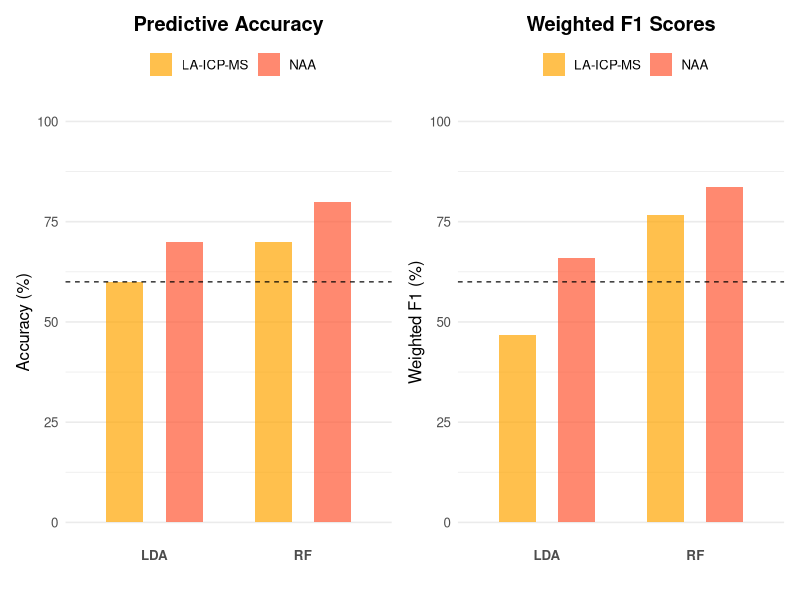

This chart was generated by the following R code:
#---------------------------------------------------------
# Results of comparing LDA and RF applications to NAA and LAICPMS
#----------------------------------------------------------
# Install patchwork if needed
install.packages("patchwork")

# Load libraries
library(ggplot2)
library(dplyr)
library(patchwork)

# Your data
data <- data.frame(
  Group = c("NAA", "LA-ICP-MS", "NAA", "LA-ICP-MS"),
  Method = c("RF", "RF", "LDA", "LDA"),
  Accuracy = c(80, 70, 70, 60),
  F1 = c(83.7, 76.7, 66.0, 46.7)
) # insert results from LDA and RF into this table


##------------------------------------------
# Plot accuracy
#-------------------------------------------
# Keep only Accuracy
accuracy_data <- data %>%
  dplyr::select(Group, Method, Accuracy)

# Custom colors
colors <- c("NAA" = "#FF5733", "LA-ICP-MS" = "orange")

# Vertical bar plot for accuracy
P1 <- ggplot(accuracy_data, aes(x = Method, y = Accuracy, fill = Group)) +
  geom_bar(stat = "identity", position = position_dodge(width = 0.8), width = 0.5, alpha = 0.7) +
  geom_hline(yintercept = 60, linetype = "dashed", color = "black", linewidth = 0.4) +
  scale_fill_manual(values = colors) +
  coord_cartesian(ylim = c(0, 100)) +
  labs(
    title = "Predictive Accuracy",
    x = "",
    y = "Accuracy (%)",
    fill = ""
  ) +
  theme_minimal(base_size = 12) +
  theme(
    plot.title = element_text(face = "bold", hjust = 0.5),
    axis.text.x = element_text(face = "bold"),
    legend.position = "top",
    panel.grid.major.x = element_blank()
  )


##------------------------------------------
# Plot Weighted F1
#-------------------------------------------
# Keep only Accuracy
F1_data <- data %>%
  dplyr::select(Group, Method, F1)

# Vertical bar plot
P2 <- ggplot(F1_data, aes(x = Method, y = F1, fill = Group)) +
  geom_bar(stat = "identity", position = position_dodge(width = 0.8), width = 0.5, alpha = 0.7) +
  geom_hline(yintercept = 60, linetype = "dashed", color = "black", linewidth = 0.4) +
  scale_fill_manual(values = colors) +
  coord_cartesian(ylim = c(0, 100)) +
  labs(
    title = "Weighted F1 Scores",
    x = "",
    y = "Weighted F1 (%)",
    fill = ""
  ) +
  theme_minimal(base_size = 12) +
  theme(
    plot.title = element_text(face = "bold", hjust = 0.5),
    axis.text.x = element_text(face = "bold"),
    legend.position = "top",
    panel.grid.major.x = element_blank()
  )


# Combine plots side by side
P1 + P2
